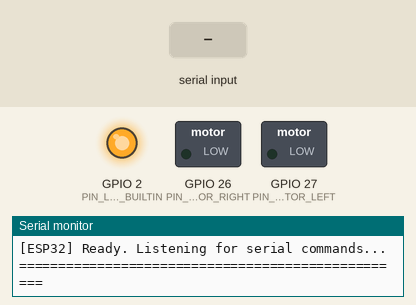
The program below on a simulated ESP32. Shown: switched loads named in the program (green lamp = pin HIGH), output pins drawn as LEDs (lit = HIGH), the last lines printed to the serial monitor. Dashed ring = blinking. The inputs (shaded band) are chosen by the test bench.

Above: at 1.4 s.
1.5 s: "START\n" received over Serial
At 1.53 s:
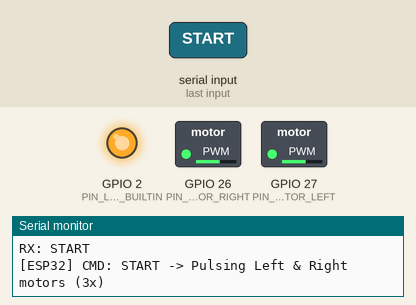
4.5 s: "LEFT\n" received over Serial
At 4.53 s:
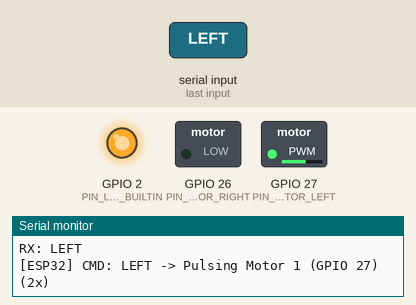
6.2 s: "RIGHT\n" received over Serial
At 6.23 s:
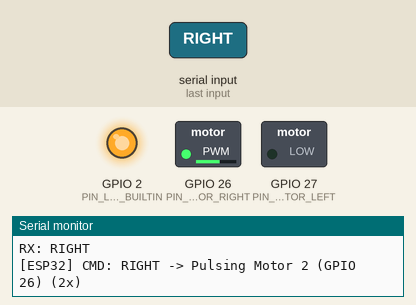
7.9 s: "M,90,45,200,10\n" received over Serial
At 7.93 s:
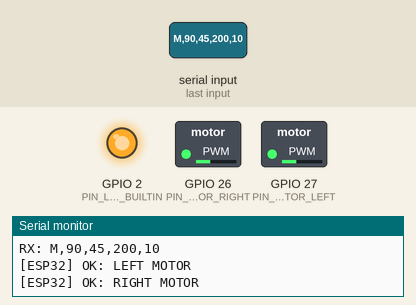
Timing chart, 0 to 10.5 s (numbered marks = the images above; inputs shaded):
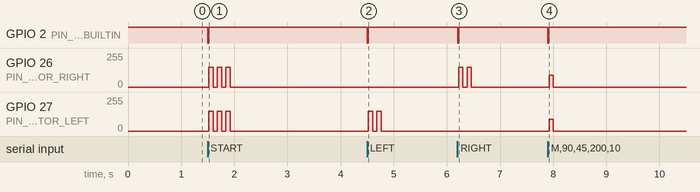

The program:

main.cpp
```cpp
/*
 * ==============================================================================
 * main.cpp — PlatformIO entry point for HapticGuide ESP32 Motor Controller
 * ==============================================================================
 */

#include <Arduino.h>

// ------------------------------------------------------------------------------
// Hardware Pin Definitions
// ------------------------------------------------------------------------------
const uint8_t PIN_MOTOR_LEFT  = 27;  // Motor 1 (Left axis)
const uint8_t PIN_MOTOR_RIGHT = 26;  // Motor 2 (Right axis)
const uint8_t PIN_LED_BUILTIN = 2;   // ESP32 Onboard Status LED (GPIO 2)

// ------------------------------------------------------------------------------
// Serial Configuration
// ------------------------------------------------------------------------------
const uint32_t SERIAL_BAUD_RATE = 115200;

// ------------------------------------------------------------------------------
// PWM Parameters (Arduino-ESP32 Core 3.x LEDC)
// ------------------------------------------------------------------------------
const uint32_t PWM_FREQUENCY_HZ    = 5000;  // 5 kHz
const uint8_t  PWM_RESOLUTION_BITS = 8;     // 8-bit (0 - 255)
const uint32_t PWM_DUTY_MAX         = 150;  // PWM value 150 for both motors
const uint32_t PWM_DUTY_OFF         = 0;    // Motor off

// ------------------------------------------------------------------------------
// Haptic Timing Specifications (Contract Phase 0)
// ------------------------------------------------------------------------------
const uint16_t PULSE_ON_DURATION_MS  = 80;  // Active vibration duration
const uint16_t PULSE_OFF_DURATION_MS = 80;  // Inter-pulse pause duration

const uint8_t PULSE_COUNT_START    = 3;  // START event: 3 pulses
const uint8_t PULSE_COUNT_MANEUVER = 2;  // LEFT / RIGHT events: 2 pulses

const bool FRONT_PULSE_MOTORS = false;

// ------------------------------------------------------------------------------
// Non-Blocking Pulse Sequencer State Machine
// ------------------------------------------------------------------------------
struct HapticSequencer {
    bool          isRunning;
    bool          driveMotorLeft;
    bool          driveMotorRight;
    uint8_t       totalPulses;
    uint8_t       currentPulse;
    bool          inOnPhase;
    unsigned long phaseStartTimeMs;
    uint16_t      onDurationMs;
    uint16_t      offDurationMs;
    uint32_t      activeDuty;
};

static HapticSequencer sequencer = {
    false, false, false, 0, 0, false, 0,
    PULSE_ON_DURATION_MS, PULSE_OFF_DURATION_MS, PWM_DUTY_MAX
};

// ------------------------------------------------------------------------------
// Serial Buffer & Activity Tracking
// ------------------------------------------------------------------------------
const size_t RX_BUFFER_CAPACITY = 64;
static char   rxBuffer[RX_BUFFER_CAPACITY];
static size_t rxIndex = 0;

static void blinkStatusLed(uint8_t times = 1, uint16_t delayMs = 50) {
    for (uint8_t i = 0; i < times; i++) {
        digitalWrite(PIN_LED_BUILTIN, LOW);
        delay(delayMs);
        digitalWrite(PIN_LED_BUILTIN, HIGH);
        delay(delayMs);
    }
}

// ------------------------------------------------------------------------------
// Low-Level Motor Control (Arduino-ESP32 Core 3.x API)
// ------------------------------------------------------------------------------
static void setMotorOutputs(uint32_t leftDuty, uint32_t rightDuty) {
    ledcWrite(PIN_MOTOR_LEFT,  leftDuty);
    ledcWrite(PIN_MOTOR_RIGHT, rightDuty);
}

static void stopAllMotors() {
    sequencer.isRunning = false;
    setMotorOutputs(PWM_DUTY_OFF, PWM_DUTY_OFF);
}

// ------------------------------------------------------------------------------
// Pulse Sequencer Engine
// ------------------------------------------------------------------------------
static void triggerHapticSequence(bool left, bool right, uint8_t pulses, uint16_t onMs, uint16_t offMs, uint32_t duty) {
    if (pulses == 0 || (!left && !right)) {
        stopAllMotors();
        return;
    }

    sequencer.driveMotorLeft   = left;
    sequencer.driveMotorRight  = right;
    sequencer.totalPulses      = pulses;
    sequencer.currentPulse     = 1;
    sequencer.inOnPhase        = true;
    sequencer.onDurationMs     = onMs;
    sequencer.offDurationMs    = offMs;
    sequencer.activeDuty       = duty;
    sequencer.phaseStartTimeMs = millis();
    sequencer.isRunning        = true;

    setMotorOutputs(
        left  ? duty : PWM_DUTY_OFF,
        right ? duty : PWM_DUTY_OFF
    );
}

static void updateHapticSequencer() {
    if (!sequencer.isRunning) return;

    unsigned long now = millis();
    unsigned long elapsed = now - sequencer.phaseStartTimeMs;

    if (sequencer.inOnPhase) {
        if (elapsed >= sequencer.onDurationMs) {
            setMotorOutputs(PWM_DUTY_OFF, PWM_DUTY_OFF);
            if (sequencer.currentPulse >= sequencer.totalPulses) {
                sequencer.isRunning = false;
            } else {
                sequencer.inOnPhase        = false;
                sequencer.phaseStartTimeMs = now;
            }
        }
    } else {
        if (elapsed >= sequencer.offDurationMs) {
            sequencer.currentPulse++;
            sequencer.inOnPhase        = true;
            sequencer.phaseStartTimeMs = now;

            setMotorOutputs(
                sequencer.driveMotorLeft  ? sequencer.activeDuty : PWM_DUTY_OFF,
                sequencer.driveMotorRight ? sequencer.activeDuty : PWM_DUTY_OFF
            );
        }
    }
}

// ------------------------------------------------------------------------------
// Command Parser & Dispatcher
// ------------------------------------------------------------------------------
static void processSerialCommand(const char* rawCommand) {
    while (*rawCommand == ' ' || *rawCommand == '\t' || *rawCommand == '\r' || *rawCommand == '\n') {
        rawCommand++;
    }

    size_t len = strlen(rawCommand);
    while (len > 0 && (rawCommand[len - 1] == ' ' || rawCommand[len - 1] == '\t' ||
                       rawCommand[len - 1] == '\r' || rawCommand[len - 1] == '\n')) {
        len--;
    }

    if (len == 0) return;

    char cmd[32];
    size_t copyLen = (len < sizeof(cmd) - 1) ? len : (sizeof(cmd) - 1);
    strncpy(cmd, rawCommand, copyLen);
    cmd[copyLen] = '\0';

    for (size_t i = 0; i < copyLen; i++) {
        cmd[i] = toupper((unsigned char)cmd[i]);
    }

    Serial.print("RX: ");
    Serial.println(cmd);

    // Flash built-in LED on every serial command received
    digitalWrite(PIN_LED_BUILTIN, LOW);
    delay(20);
    digitalWrite(PIN_LED_BUILTIN, HIGH);

    int l = 0, f = 0, r = 0, b = 0;
    if (sscanf(cmd, "M,%d,%d,%d,%d", &l, &f, &r, &b) == 4) {
        if (l == 0 && f == 0 && r == 0 && b == 0) {
            stopAllMotors();
            Serial.println("[ESP32] OK: STOP");
        } else {
            bool driveL = (l > 0);
            bool driveR = (r > 0);
            uint32_t dutyL = driveL ? (uint32_t)l : 0;
            uint32_t dutyR = driveR ? (uint32_t)r : 0;
            if (driveL || driveR) {
                uint32_t duty = (dutyL > 0) ? dutyL : dutyR;
                triggerHapticSequence(driveL, driveR, 1, PULSE_ON_DURATION_MS, PULSE_OFF_DURATION_MS, duty);
                if (driveL) Serial.println("[ESP32] OK: LEFT MOTOR");
                if (driveR) Serial.println("[ESP32] OK: RIGHT MOTOR");
            }
        }
    }
    else if (strcmp(cmd, "PING") == 0) {
        Serial.println("[ESP32] PONG - Serial Communication Active");
        blinkStatusLed(3, 50);
    }
    else if (strcmp(cmd, "START") == 0) {
        Serial.println("[ESP32] CMD: START -> Pulsing Left & Right motors (3x)");
        triggerHapticSequence(true, true, PULSE_COUNT_START, PULSE_ON_DURATION_MS, PULSE_OFF_DURATION_MS, PWM_DUTY_MAX);
    }
    else if (strcmp(cmd, "LEFT") == 0) {
        Serial.println("[ESP32] CMD: LEFT -> Pulsing Motor 1 (GPIO 27) (2x)");
        triggerHapticSequence(true, false, PULSE_COUNT_MANEUVER, PULSE_ON_DURATION_MS, PULSE_OFF_DURATION_MS, PWM_DUTY_MAX);
    }
    else if (strcmp(cmd, "RIGHT") == 0) {
        Serial.println("[ESP32] CMD: RIGHT -> Pulsing Motor 2 (GPIO 26) (2x)");
        triggerHapticSequence(false, true, PULSE_COUNT_MANEUVER, PULSE_ON_DURATION_MS, PULSE_OFF_DURATION_MS, PWM_DUTY_MAX);
    }
    else if (strcmp(cmd, "FRONT") == 0) {
        Serial.println("[ESP32] CMD: FRONT -> Received (Phone vibrator primary channel)");
        if (FRONT_PULSE_MOTORS) {
            triggerHapticSequence(true, true, PULSE_COUNT_MANEUVER, PULSE_ON_DURATION_MS, PULSE_OFF_DURATION_MS, PWM_DUTY_MAX);
        } else {
            stopAllMotors();
        }
    }
    else if (strcmp(cmd, "ARRIVAL") == 0) {
        Serial.println("[ESP32] CMD: ARRIVAL -> Destination reached. Motors OFF.");
        stopAllMotors();
    }
    else if (strcmp(cmd, "STOP") == 0) {
        Serial.println("[ESP32] CMD: STOP -> All motors disabled immediately");
        stopAllMotors();
    }
    else {
        Serial.print("[ESP32] WARN: Unknown command ignored: \"");
        Serial.print(cmd);
        Serial.println("\"");
    }
}

// ------------------------------------------------------------------------------
// Serial Reader Loop
// ------------------------------------------------------------------------------
static void handleSerialInput() {
    while (Serial.available() > 0) {
        char c = (char)Serial.read();

        if (c == '\n' || c == '\r') {
            if (rxIndex > 0) {
                rxBuffer[rxIndex] = '\0';
                processSerialCommand(rxBuffer);
                rxIndex = 0;
            }
        } else {
            if (rxIndex < RX_BUFFER_CAPACITY - 1) {
                rxBuffer[rxIndex++] = c;
            } else {
                Serial.println("[ESP32] WARN: Rx buffer overflow. Discarding line.");
                rxIndex = 0;
            }
        }
    }
}

// ------------------------------------------------------------------------------
// Setup & Loop
// ------------------------------------------------------------------------------
void setup() {
    pinMode(PIN_LED_BUILTIN, OUTPUT);
    digitalWrite(PIN_LED_BUILTIN, HIGH);

    Serial.begin(SERIAL_BAUD_RATE);
    delay(200);

    Serial.println();
    Serial.println("==================================================");
    Serial.println("       HapticGuide ESP32 Motor Controller         ");
    Serial.println("       Arduino-ESP32 Core 3.x LEDC Driver         ");
    Serial.println("==================================================");

    bool leftAttached  = ledcAttach(PIN_MOTOR_LEFT,  PWM_FREQUENCY_HZ, PWM_RESOLUTION_BITS);
    bool rightAttached = ledcAttach(PIN_MOTOR_RIGHT, PWM_FREQUENCY_HZ, PWM_RESOLUTION_BITS);

    Serial.print("[ESP32] Motor 1 (Left)  -> GPIO ");
    Serial.print(PIN_MOTOR_LEFT);
    Serial.println(leftAttached ? " [OK]" : " [ATTACH FAILED]");

    Serial.print("[ESP32] Motor 2 (Right) -> GPIO ");
    Serial.print(PIN_MOTOR_RIGHT);
    Serial.println(rightAttached ? " [OK]" : " [ATTACH FAILED]");

    Serial.print("[ESP32] PWM Config: ");
    Serial.print(PWM_FREQUENCY_HZ);
    Serial.print(" Hz, ");
    Serial.print(PWM_RESOLUTION_BITS);
    Serial.println("-bit resolution");

    stopAllMotors();

    Serial.println("[ESP32] Ready. Listening for serial commands...");
    Serial.println("==================================================");
}

void loop() {
    handleSerialInput();
    updateHapticSequencer();
}
```

Measured:
- after the input at 1.5 s, GPIO 2 (PIN_LED_BUILTIN): HIGH → LOW at once, → HIGH 0.02 s later; GPIO 26 (PIN_MOTOR_RIGHT), GPIO 27 (PIN_MOTOR_LEFT): alternates 149/255 for 0.08 s and 0/255 for 0.08 s, 6 changes in all, then stays 0/255, starting at once
- after the input at 4.5 s, GPIO 2 (PIN_LED_BUILTIN): HIGH → LOW at once, → HIGH 0.02 s later; GPIO 27 (PIN_MOTOR_LEFT): alternates 149/255 for 0.08 s and 0/255 for 0.08 s, 4 changes in all, then stays 0/255, starting at once
- after the input at 6.2 s, GPIO 2 (PIN_LED_BUILTIN): HIGH → LOW at once, → HIGH 0.02 s later; GPIO 26 (PIN_MOTOR_RIGHT): alternates 149/255 for 0.08 s and 0/255 for 0.08 s, 4 changes in all, then stays 0/255, starting at once
- after the input at 7.9 s, GPIO 2 (PIN_LED_BUILTIN): HIGH → LOW at once, → HIGH 0.02 s later; GPIO 26 (PIN_MOTOR_RIGHT), GPIO 27 (PIN_MOTOR_LEFT): 0/255 → 90/255 at once, → 0/255 0.08 s later
